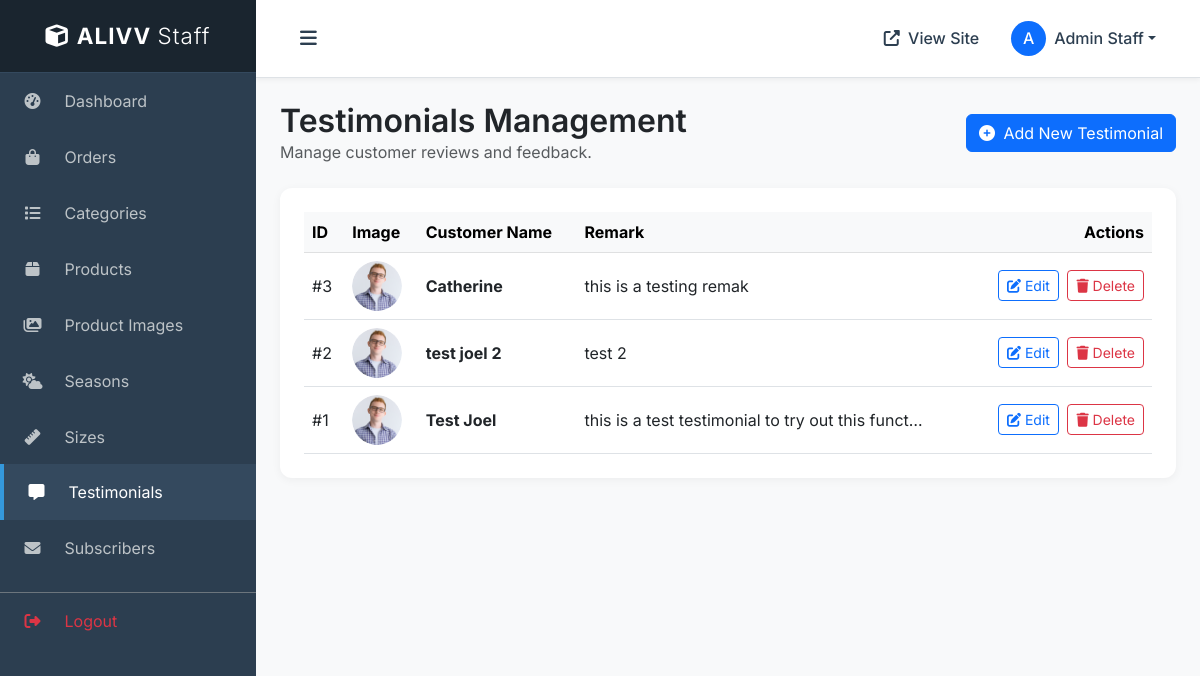
Before: /employee/testimonials/ (signed in) with the older database file.
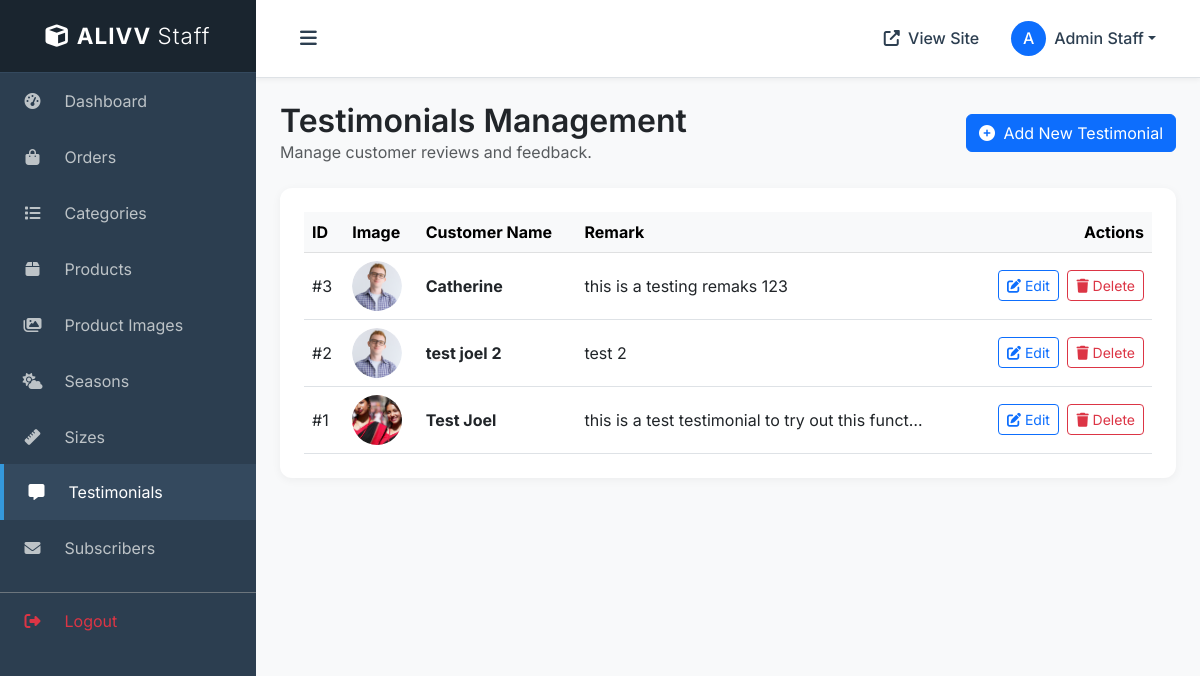
After: the same page with the newer database file.
### website/models.py (models this page shows, shortened)
class Testimonial(models.Model):
    name = models.CharField(max_length=100)
    image = models.ImageField(
        upload_to=testimonial_image_path,
        default='default/testimonial_default.jpg'
    )
    remark = models.TextField()

### employee/views.py (the view, shortened to what this page needs)
# urls.py: path('testimonials/', views.staff_testimonials, name='staff_testimonials'),
@staff_login_required
def staff_testimonials(request):
    try:
        staff = Staff.objects.get(id=request.session['staff_id'])
    except Staff.DoesNotExist:
        return redirect('staff_login')
    from website.models import Testimonial
    testimonials = Testimonial.objects.all().order_by('-id')
    return render(request, 'employee/testimonials.html', {'testimonials': testimonials, 'staff': staff})

### employee/views.py (called while the page is built)
def staff_login_required(view_func):
    @wraps(view_func)
    def _wrapped_view(request, *args, **kwargs):
        if 'staff_id' not in request.session:
            messages.warning(request, "Restricted access. Please login.")
            return redirect('staff_login')
        return view_func(request, *args, **kwargs)
    return _wrapped_view

### employee/templates/employee/testimonials.html (shortened to what this page needs)
{% extends 'employee/employee_base.html' %}
{% block content %}
<div class="row mb-4 align-items-center">
    <div class="col-md-6">
        <h2 class="mb-0 text-dark" style="font-weight: 600;">Testimonials Management</h2>
        <p class="text-muted mb-0">Manage customer reviews and feedback.</p>
    </div>
    <div class="col-md-6 text-md-end mt-3 mt-md-0">
        <button type="button" class="btn btn-primary" data-bs-toggle="modal" data-bs-target="#addTestimonialModal">
            <i class="fas fa-plus-circle me-1"></i> Add New Testimonial
        </button>
    </div>
</div>
<div class="card content-card">
    <div class="table-responsive">
        <table class="table table-hover align-middle mb-0">
            <thead class="table-light">
                <tr>
                    <th scope="col">ID</th>
                    <th scope="col">Image</th>
                    <th scope="col">Customer Name</th>
                    <th scope="col">Remark</th>
                    <th scope="col" class="text-end">Actions</th>
                </tr>
            </thead>
            <tbody>
                {% for testimonial in testimonials %}
                <tr>
                    <td>#{{ testimonial.id }}</td>
                    <td>
                        {% if testimonial.image %}
                        <img src="{{ testimonial.image.url }}" alt="{{ testimonial.name }}" class="rounded-circle"
                            style="width: 50px; height: 50px; object-fit: cover;">
                        {% else %}
                        <div class="bg-secondary text-white d-flex align-items-center justify-content-center rounded-circle"
                            style="width: 50px; height: 50px;">
                            <i class="fas fa-user"></i>
                        </div>
                        {% endif %}
                    </td>
                    <td class="fw-bold">{{ testimonial.name }}</td>
                    <td>{{ testimonial.remark|truncatechars:50 }}</td>
                    <td class="text-end" style="min-width: 160px;">
                        <button type="button" class="btn btn-sm btn-outline-primary" data-bs-toggle="modal"
                            data-bs-target="#editTestimonialModal{{ testimonial.id }}">
                            <i class="fas fa-edit"></i> Edit
                        </button>
                        <button type="button" class="btn btn-sm btn-outline-danger ms-1" data-bs-toggle="modal"
                            data-bs-target="#deleteTestimonialModal{{ testimonial.id }}">
                            <i class="fas fa-trash"></i> Delete
                        </button>
                    </td>
                </tr>
                {% empty %}
                <tr>
                    <td colspan="5" class="text-center py-4 text-muted">
                        No testimonials found. Click "Add New Testimonial" to create one.
                    </td>
                </tr>
                {% endfor %}
            </tbody>
        </table>
    </div>
</div>
{% endblock %}

Changed rows visible on the page:
changed Testimonial "Catherine": remark "this is a testing remak" → "this is a testing remaks 123"
changed Testimonial "Test Joel": image: a different picture
